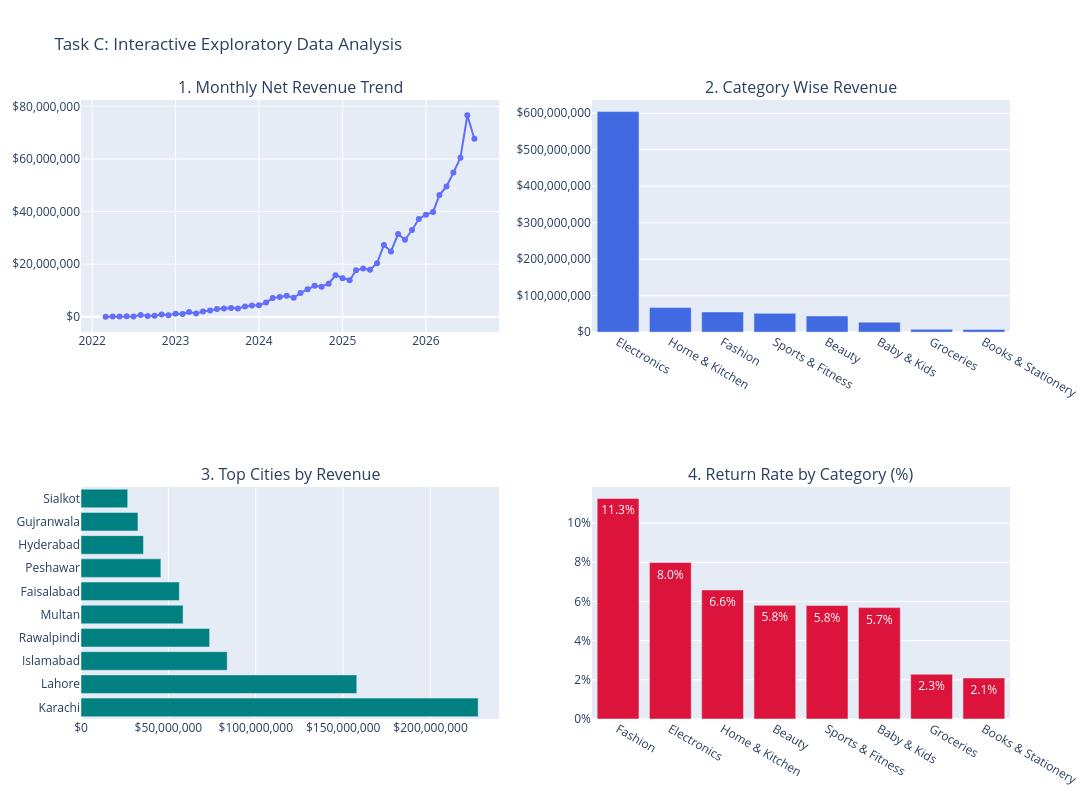

Source (notebook cell):
### Code cell
import plotly.express as px
from plotly.subplots import make_subplots
import plotly.graph_objects as go

# Create 2x2 Subplots Grid
fig = make_subplots(
    rows=2, cols=2,
    subplot_titles=(
        "1. Monthly Net Revenue Trend", 
        "2. Category Wise Revenue", 
        "3. Top Cities by Revenue", 
        "4. Return Rate by Category (%)"
    )
)

# 1. Monthly Revenue Trend Line
fig.add_trace(
    go.Scatter(
        x=monthly_rev['order_month'], 
        y=monthly_rev['net_amount'],
        mode='lines+markers',
        name='Net Revenue',
        hovertemplate='Month: %{x}<br>Revenue: $%{y:,.2f}'
    ),
    row=1, col=1
)

# 2. Category Wise Revenue
fig.add_trace(
    go.Bar(
        x=category_rev['category'], 
        y=category_rev['net_amount'],
        name='Category Revenue',
        marker_color='royalblue',
        hovertemplate='Category: %{x}<br>Revenue: $%{y:,.2f}'
    ),
    row=1, col=2
)

# 3. Top Cities by Revenue (Horizontal Bar)
fig.add_trace(
    go.Bar(
        x=city_rev['net_amount'], 
        y=city_rev['city'],
        orientation='h',
        name='City Revenue',
        marker_color='teal',
        hovertemplate='City: %{y}<br>Revenue: $%{x:,.2f}'
    ),
    row=2, col=1
)

# 4. Return Rate by Category
fig.add_trace(
    go.Bar(
        x=category_returns['category'], 
        y=category_returns['return_pct'],
        name='Return Rate',
        marker_color='crimson',
        text=[f"{val:.1f}%" for val in category_returns['return_pct']],
        textposition='auto',
        hovertemplate='Category: %{x}<br>Return Rate: %{y:.2f}%'
    ),
    row=2, col=2
)

# Format Axes and Layout
fig.update_layout(
    height=800, 
    width=1100, 
    title_text="Task C: Interactive Exploratory Data Analysis",
    showlegend=False
)

# Format currency tick labels
fig.update_yaxes(tickprefix="$", tickformat=",.0f", row=1, col=1)
fig.update_yaxes(tickprefix="$", tickformat=",.0f", row=1, col=2)
fig.update_xaxes(tickprefix="$", tickformat=",.0f", row=2, col=1)
fig.update_yaxes(ticksuffix="%", row=2, col=2)

fig.show()

### Figure 1 — Plotly figure (JSON) as saved in the notebook; plotly's stock layout.template omitted (floating-point values rounded to 4 significant figures)
{"data": [{"hovertemplate": "Month: %{x}<br>Revenue: $%{y:,.2f}", "mode": "lines+markers", "name": "Net Revenue", "type": "scatter", "x": ["2022-03", "2022-04", "2022-05", "2022-06", "2022-07", "2022-08", "2022-09", "2022-10", "2022-11", "2022-12", "2023-01", "2023-02", "2023-03", "2023-04", "2023-05", "2023-06", "2023-07", "2023-08", "2023-09", "2023-10", "2023-11", "2023-12", "2024-01", "2024-02", "2024-03", "2024-04", "2024-05", "2024-06", "2024-07", "2024-08", "2024-09", "2024-10", "2024-11", "2024-12", "2025-01", "2025-02", "2025-03", "2025-04", "2025-05", "2025-06", "2025-07", "2025-08", "2025-09", "2025-10", "2025-11", "2025-12", "2026-01", "2026-02", "2026-03", "2026-04", "2026-05", "2026-06", "2026-07", "2026-08"], "xaxis": "x", "y": [8425.0, 80750.0, 119500.0, 203900.0, 89780.0, 699000.0, 293400.0, 361700.0, 895700.0, 558300.0, 1154000.0, 1095000.0, 1845000.0, 1253000.0, 2030000.0, 2419000.0, 2973000.0, 3115000.0, 3327000.0, 3179000.0, 3906000.0, 4266000.0, 4426000.0, 5397000.0, 7109000.0, 7539000.0, 7986000.0, 7236000.0, 9028000.0, 10520000.0, 11800000.0, 11470000.0, 12590000.0, 15790000.0, 14700000.0, 13880000.0, 17670000.0, 18340000.0, 17900000.0, 20410000.0, 27330000.0, 24870000.0, 31480000.0, 29300000.0, 32990000.0, 37230000.0, 38820000.0, 39890000.0, 46300000.0, 49570000.0, 54830000.0, 60530000.0, 76610000.0, 67750000.0], "yaxis": "y"}, {"hovertemplate": "Category: %{x}<br>Revenue: $%{y:,.2f}", "marker": {"color": "royalblue"}, "name": "Category Revenue", "type": "bar", "x": ["Electronics", "Home & Kitchen", "Fashion", "Sports & Fitness", "Beauty", "Baby & Kids", "Groceries", "Books & Stationery"], "xaxis": "x2", "y": [604500000.0, 67180000.0, 55320000.0, 51470000.0, 44280000.0, 27300000.0, 7835000.0, 7309000.0], "yaxis": "y2"}, {"hovertemplate": "City: %{y}<br>Revenue: $%{x:,.2f}", "marker": {"color": "teal"}, "name": "City Revenue", "orientation": "h", "type": "bar", "x": [227200000.0, 157800000.0, 83650000.0, 73590000.0, 58410000.0, 56270000.0, 45690000.0, 35760000.0, 32600000.0, 26730000.0], "xaxis": "x3", "y": ["Karachi", "Lahore", "Islamabad", "Rawalpindi", "Multan", "Faisalabad", "Peshawar", "Hyderabad", "Gujranwala", "Sialkot"], "yaxis": "y3"}, {"hovertemplate": "Category: %{x}<br>Return Rate: %{y:.2f}%", "marker": {"color": "crimson"}, "name": "Return Rate", "text": ["11.3%", "8.0%", "6.6%", "5.8%", "5.8%", "5.7%", "2.3%", "2.1%"], "textposition": "auto", "type": "bar", "x": ["Fashion", "Electronics", "Home & Kitchen", "Beauty", "Sports & Fitness", "Baby & Kids", "Groceries", "Books & Stationery"], "xaxis": "x4", "y": [11.25, 7.984, 6.589, 5.801, 5.791, 5.686, 2.286, 2.093], "yaxis": "y4"}], "layout": {"annotations": [{"font": {"size": 16}, "showarrow": false, "text": "1. Monthly Net Revenue Trend", "x": 0.225, "xanchor": "center", "xref": "paper", "y": 1, "yanchor": "bottom", "yref": "paper"}, {"font": {"size": 16}, "showarrow": false, "text": "2. Category Wise Revenue", "x": 0.775, "xanchor": "center", "xref": "paper", "y": 1, "yanchor": "bottom", "yref": "paper"}, {"font": {"size": 16}, "showarrow": false, "text": "3. Top Cities by Revenue", "x": 0.225, "xanchor": "center", "xref": "paper", "y": 0.375, "yanchor": "bottom", "yref": "paper"}, {"font": {"size": 16}, "showarrow": false, "text": "4. Return Rate by Category (%)", "x": 0.775, "xanchor": "center", "xref": "paper", "y": 0.375, "yanchor": "bottom", "yref": "paper"}], "height": 800, "showlegend": false, "title": {"text": "Task C: Interactive Exploratory Data Analysis"}, "width": 1100, "xaxis": {"anchor": "y", "domain": [0, 0.45]}, "xaxis2": {"anchor": "y2", "domain": [0.55, 1]}, "xaxis3": {"anchor": "y3", "domain": [0, 0.45], "tickformat": ",.0f", "tickprefix": "$"}, "xaxis4": {"anchor": "y4", "domain": [0.55, 1]}, "yaxis": {"anchor": "x", "domain": [0.625, 1], "tickformat": ",.0f", "tickprefix": "$"}, "yaxis2": {"anchor": "x2", "domain": [0.625, 1], "tickformat": ",.0f", "tickprefix": "$"}, "yaxis3": {"anchor": "x3", "domain": [0, 0.375]}, "yaxis4": {"anchor": "x4", "domain": [0, 0.375], "ticksuffix": "%"}}}
